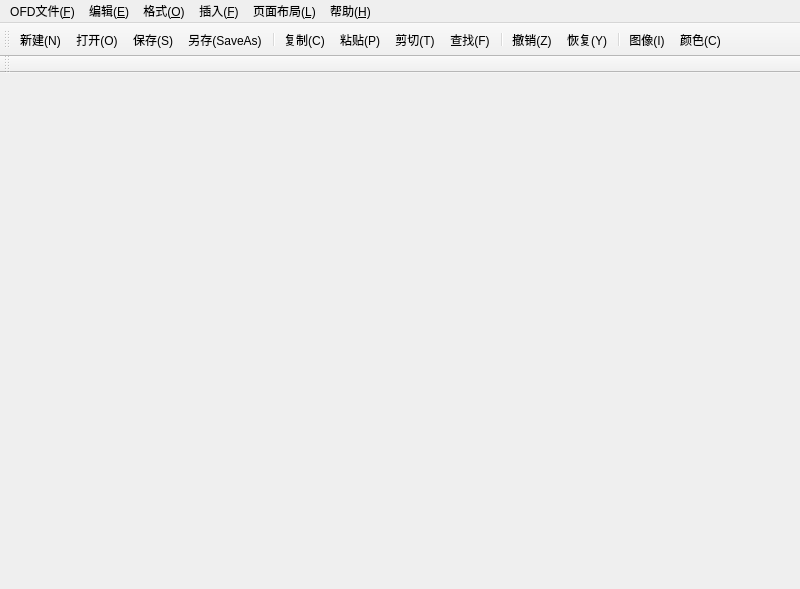
<?xml version="1.0" encoding="UTF-8"?>
<ui version="4.0">
 <class>MainWindow</class>
 <widget class="QMainWindow" name="MainWindow">
  <property name="geometry">
   <rect>
    <x>0</x>
    <y>0</y>
    <width>800</width>
    <height>589</height>
   </rect>
  </property>
  <property name="windowTitle">
   <string>MainWindow</string>
  </property>
  <widget class="QWidget" name="centralWidget"/>
  <widget class="QMenuBar" name="menuBar">
   <property name="geometry">
    <rect>
     <x>0</x>
     <y>0</y>
     <width>800</width>
     <height>20</height>
    </rect>
   </property>
   <widget class="QMenu" name="menuOFD">
    <property name="title">
     <string>OFD文件(&amp;F)</string>
    </property>
    <addaction name="action_new"/>
    <addaction name="action_open"/>
    <addaction name="action_save"/>
    <addaction name="action_saveAs"/>
    <addaction name="action_close"/>
    <addaction name="action_exit"/>
   </widget>
   <widget class="QMenu" name="menu_E">
    <property name="title">
     <string>编辑(&amp;E)</string>
    </property>
    <addaction name="action_undo"/>
    <addaction name="action_redo"/>
    <addaction name="separator"/>
    <addaction name="action_copy"/>
    <addaction name="action_paste"/>
    <addaction name="action_cut"/>
    <addaction name="action_find"/>
   </widget>
   <widget class="QMenu" name="menu_O">
    <property name="title">
     <string>格式(&amp;O)</string>
    </property>
    <widget class="QMenu" name="menu">
     <property name="title">
      <string>文本</string>
     </property>
     <addaction name="action_bold"/>
     <addaction name="action_italics"/>
     <addaction name="action_underline"/>
     <addaction name="action_strickout"/>
     <addaction name="action_online"/>
     <addaction name="separator"/>
     <addaction name="action_superscript"/>
     <addaction name="action_subscript"/>
    </widget>
    <widget class="QMenu" name="menu_2">
     <property name="title">
      <string>对齐</string>
     </property>
     <addaction name="action_justifyLeft"/>
     <addaction name="action_justifyCenter"/>
     <addaction name="action_justifyRight"/>
     <addaction name="action_justifyFull"/>
    </widget>
    <addaction name="menu"/>
    <addaction name="menu_2"/>
   </widget>
   <widget class="QMenu" name="menu_F">
    <property name="title">
     <string>插入(&amp;F)</string>
    </property>
    <widget class="QMenu" name="menu_A">
     <property name="title">
      <string>页眉和页脚(&amp;A)</string>
     </property>
     <addaction name="action_footer"/>
    </widget>
    <addaction name="action_images"/>
    <addaction name="menu_A"/>
    <addaction name="action_insertTable"/>
   </widget>
   <widget class="QMenu" name="menu_L">
    <property name="title">
     <string>页面布局(&amp;L)</string>
    </property>
    <widget class="QMenu" name="menu_3">
     <property name="title">
      <string>纸张大小</string>
     </property>
     <addaction name="action_A4"/>
     <addaction name="action_A3"/>
     <addaction name="action_A2"/>
     <addaction name="action_A1"/>
     <addaction name="action_A5"/>
     <addaction name="action_A6"/>
    </widget>
    <widget class="QMenu" name="menu_4">
     <property name="title">
      <string>在这里输入</string>
     </property>
    </widget>
    <addaction name="menu_3"/>
    <addaction name="menu_4"/>
   </widget>
   <widget class="QMenu" name="menu_H">
    <property name="title">
     <string>帮助(&amp;H)</string>
    </property>
    <addaction name="action_about"/>
    <addaction name="action_aboutOFD"/>
   </widget>
   <addaction name="menuOFD"/>
   <addaction name="menu_E"/>
   <addaction name="menu_O"/>
   <addaction name="menu_F"/>
   <addaction name="menu_L"/>
   <addaction name="menu_H"/>
  </widget>
  <widget class="QToolBar" name="toolBar">
   <attribute name="toolBarArea">
    <enum>TopToolBarArea</enum>
   </attribute>
   <attribute name="toolBarBreak">
    <bool>false</bool>
   </attribute>
   <addaction name="action_new"/>
   <addaction name="action_open"/>
   <addaction name="action_save"/>
   <addaction name="action_saveAs"/>
   <addaction name="separator"/>
   <addaction name="action_copy"/>
   <addaction name="action_paste"/>
   <addaction name="action_cut"/>
   <addaction name="action_find"/>
   <addaction name="separator"/>
   <addaction name="action_undo"/>
   <addaction name="action_redo"/>
   <addaction name="separator"/>
   <addaction name="action_images"/>
   <addaction name="action_color"/>
  </widget>
  <widget class="QToolBar" name="toolBar_2">
   <property name="windowTitle">
    <string>toolBar_2</string>
   </property>
   <attribute name="toolBarArea">
    <enum>TopToolBarArea</enum>
   </attribute>
   <attribute name="toolBarBreak">
    <bool>true</bool>
   </attribute>
  </widget>
  <action name="action_new">
   <property name="icon">
    <iconset resource="images.qrc">
     <normaloff>:/images/new.svg</normaloff>:/images/new.svg</iconset>
   </property>
   <property name="text">
    <string>新建(&amp;N)</string>
   </property>
   <property name="toolTip">
    <string>新建(N)</string>
   </property>
   <property name="shortcut">
    <string>Ctrl+N</string>
   </property>
  </action>
  <action name="action_open">
   <property name="icon">
    <iconset resource="images.qrc">
     <normaloff>:/images/open.svg</normaloff>:/images/open.svg</iconset>
   </property>
   <property name="text">
    <string>打开(&amp;O)</string>
   </property>
   <property name="toolTip">
    <string>打开(O)</string>
   </property>
   <property name="shortcut">
    <string>Ctrl+O</string>
   </property>
  </action>
  <action name="action_save">
   <property name="icon">
    <iconset resource="images.qrc">
     <normaloff>:/images/document-save-as.svg</normaloff>:/images/document-save-as.svg</iconset>
   </property>
   <property name="text">
    <string>保存(&amp;S)</string>
   </property>
   <property name="toolTip">
    <string>保存(S)</string>
   </property>
   <property name="shortcut">
    <string>Ctrl+S</string>
   </property>
  </action>
  <action name="action_saveAs">
   <property name="icon">
    <iconset resource="images.qrc">
     <normaloff>:/images/document-save-all.svg</normaloff>:/images/document-save-all.svg</iconset>
   </property>
   <property name="text">
    <string>另存(S&amp;aveAs)</string>
   </property>
   <property name="toolTip">
    <string>另存(SaveAs)</string>
   </property>
   <property name="shortcut">
    <string>Ctrl+Shift+S</string>
   </property>
  </action>
  <action name="action_copy">
   <property name="icon">
    <iconset resource="images.qrc">
     <normaloff>:/images/edit-copy.svg</normaloff>:/images/edit-copy.svg</iconset>
   </property>
   <property name="text">
    <string>复制(&amp;C)</string>
   </property>
   <property name="toolTip">
    <string>复制(C)</string>
   </property>
   <property name="shortcut">
    <string>Ctrl+C</string>
   </property>
  </action>
  <action name="action_paste">
   <property name="icon">
    <iconset resource="images.qrc">
     <normaloff>:/images/edit-paste.svg</normaloff>:/images/edit-paste.svg</iconset>
   </property>
   <property name="text">
    <string>粘贴(&amp;P)</string>
   </property>
   <property name="toolTip">
    <string>粘贴(P)</string>
   </property>
   <property name="shortcut">
    <string>Ctrl+V</string>
   </property>
  </action>
  <action name="action_cut">
   <property name="icon">
    <iconset resource="images.qrc">
     <normaloff>:/images/edit-cut.svg</normaloff>:/images/edit-cut.svg</iconset>
   </property>
   <property name="text">
    <string>剪切(&amp;T)</string>
   </property>
   <property name="toolTip">
    <string>剪切(T)</string>
   </property>
   <property name="shortcut">
    <string>Ctrl+X</string>
   </property>
  </action>
  <action name="action_find">
   <property name="icon">
    <iconset resource="images.qrc">
     <normaloff>:/images/edit-find.svg</normaloff>:/images/edit-find.svg</iconset>
   </property>
   <property name="text">
    <string>查找(&amp;F)</string>
   </property>
   <property name="toolTip">
    <string>查找(F)</string>
   </property>
   <property name="shortcut">
    <string>Ctrl+F</string>
   </property>
  </action>
  <action name="action_undo">
   <property name="icon">
    <iconset resource="images.qrc">
     <normaloff>:/images/edit-undo.svg</normaloff>:/images/edit-undo.svg</iconset>
   </property>
   <property name="text">
    <string>撤销(&amp;Z)</string>
   </property>
   <property name="toolTip">
    <string>撤销(Z)</string>
   </property>
   <property name="shortcut">
    <string>Ctrl+Z</string>
   </property>
  </action>
  <action name="action_redo">
   <property name="icon">
    <iconset resource="images.qrc">
     <normaloff>:/images/edit-redo.svg</normaloff>:/images/edit-redo.svg</iconset>
   </property>
   <property name="text">
    <string>恢复(&amp;Y)</string>
   </property>
   <property name="toolTip">
    <string>恢复(Y)</string>
   </property>
  </action>
  <action name="action_images">
   <property name="icon">
    <iconset resource="images.qrc">
     <normaloff>:/images/insert-image.svg</normaloff>:/images/insert-image.svg</iconset>
   </property>
   <property name="text">
    <string>图像(&amp;I)</string>
   </property>
   <property name="toolTip">
    <string>图像(I)</string>
   </property>
  </action>
  <action name="action_close">
   <property name="icon">
    <iconset resource="images.qrc">
     <normaloff>:/images/close.svg</normaloff>:/images/close.svg</iconset>
   </property>
   <property name="text">
    <string>关闭(&amp;C)</string>
   </property>
   <property name="toolTip">
    <string>关闭(C)</string>
   </property>
  </action>
  <action name="action_exit">
   <property name="icon">
    <iconset resource="images.qrc">
     <normaloff>:/images/exit.svg</normaloff>:/images/exit.svg</iconset>
   </property>
   <property name="text">
    <string>退出(&amp;E)</string>
   </property>
   <property name="toolTip">
    <string>退出(E)</string>
   </property>
   <property name="shortcut">
    <string>Ctrl+Q</string>
   </property>
  </action>
  <action name="action_bold">
   <property name="checkable">
    <bool>true</bool>
   </property>
   <property name="icon">
    <iconset resource="images.qrc">
     <normaloff>:/images/format-text-bold.svg</normaloff>:/images/format-text-bold.svg</iconset>
   </property>
   <property name="text">
    <string>粗体(&amp;A)</string>
   </property>
   <property name="toolTip">
    <string>粗体(A)</string>
   </property>
  </action>
  <action name="action_italics">
   <property name="checkable">
    <bool>true</bool>
   </property>
   <property name="icon">
    <iconset resource="images.qrc">
     <normaloff>:/images/format-text-italic.svg</normaloff>:/images/format-text-italic.svg</iconset>
   </property>
   <property name="text">
    <string>斜体(&amp;B)</string>
   </property>
   <property name="toolTip">
    <string>斜体(B)</string>
   </property>
  </action>
  <action name="action_underline">
   <property name="checkable">
    <bool>true</bool>
   </property>
   <property name="icon">
    <iconset resource="images.qrc">
     <normaloff>:/images/format-text-underline.svg</normaloff>:/images/format-text-underline.svg</iconset>
   </property>
   <property name="text">
    <string>下划线(&amp;D)</string>
   </property>
   <property name="toolTip">
    <string>下划线(D)</string>
   </property>
  </action>
  <action name="action_strickout">
   <property name="checkable">
    <bool>true</bool>
   </property>
   <property name="icon">
    <iconset resource="images.qrc">
     <normaloff>:/images/format-text-strikethrough.svg</normaloff>:/images/format-text-strikethrough.svg</iconset>
   </property>
   <property name="text">
    <string>删除线(&amp;F)</string>
   </property>
   <property name="toolTip">
    <string>删除线(F)</string>
   </property>
  </action>
  <action name="action_online">
   <property name="checkable">
    <bool>true</bool>
   </property>
   <property name="icon">
    <iconset resource="images.qrc">
     <normaloff>:/images/under_line.png</normaloff>:/images/under_line.png</iconset>
   </property>
   <property name="text">
    <string>上划线(&amp;G)</string>
   </property>
   <property name="toolTip">
    <string>上划线(G)</string>
   </property>
  </action>
  <action name="action_superscript">
   <property name="checkable">
    <bool>true</bool>
   </property>
   <property name="icon">
    <iconset resource="images.qrc">
     <normaloff>:/images/format-text-superscript.svg</normaloff>:/images/format-text-superscript.svg</iconset>
   </property>
   <property name="text">
    <string>上标 </string>
   </property>
   <property name="toolTip">
    <string>上标</string>
   </property>
   <property name="shortcut">
    <string>Ctrl+S, Ctrl+P</string>
   </property>
  </action>
  <action name="action_subscript">
   <property name="checkable">
    <bool>true</bool>
   </property>
   <property name="icon">
    <iconset resource="images.qrc">
     <normaloff>:/images/text_subscript.svg</normaloff>:/images/text_subscript.svg</iconset>
   </property>
   <property name="text">
    <string>下标</string>
   </property>
   <property name="toolTip">
    <string>下标</string>
   </property>
   <property name="shortcut">
    <string>Ctrl+Shift+B</string>
   </property>
  </action>
  <action name="action_justifyLeft">
   <property name="checkable">
    <bool>true</bool>
   </property>
   <property name="icon">
    <iconset resource="images.qrc">
     <normaloff>:/images/format-justify-left.svg</normaloff>:/images/format-justify-left.svg</iconset>
   </property>
   <property name="text">
    <string>左对齐(&amp;A)</string>
   </property>
   <property name="toolTip">
    <string>左对齐(A)</string>
   </property>
  </action>
  <action name="action_justifyCenter">
   <property name="checkable">
    <bool>true</bool>
   </property>
   <property name="icon">
    <iconset resource="images.qrc">
     <normaloff>:/images/format-justify-center.svg</normaloff>:/images/format-justify-center.svg</iconset>
   </property>
   <property name="text">
    <string>居中(&amp;B)</string>
   </property>
   <property name="toolTip">
    <string>居中(B)</string>
   </property>
  </action>
  <action name="action_justifyRight">
   <property name="checkable">
    <bool>true</bool>
   </property>
   <property name="icon">
    <iconset resource="images.qrc">
     <normaloff>:/images/format-justify-right.svg</normaloff>:/images/format-justify-right.svg</iconset>
   </property>
   <property name="text">
    <string>右对齐(&amp;C)</string>
   </property>
   <property name="toolTip">
    <string>右对齐(C)</string>
   </property>
  </action>
  <action name="action_justifyFull">
   <property name="checkable">
    <bool>true</bool>
   </property>
   <property name="icon">
    <iconset resource="images.qrc">
     <normaloff>:/images/format-justify-fill.svg</normaloff>:/images/format-justify-fill.svg</iconset>
   </property>
   <property name="text">
    <string>两端对齐(&amp;D)</string>
   </property>
   <property name="toolTip">
    <string>两端对齐(D)</string>
   </property>
  </action>
  <action name="action_insertTable">
   <property name="icon">
    <iconset resource="images.qrc">
     <normaloff>:/images/insert-table.svg</normaloff>:/images/insert-table.svg</iconset>
   </property>
   <property name="text">
    <string>插入表格</string>
   </property>
   <property name="toolTip">
    <string>插入表格(I)</string>
   </property>
  </action>
  <action name="action_footer">
   <property name="text">
    <string>页脚(&amp;R)</string>
   </property>
   <property name="toolTip">
    <string>页脚(R)</string>
   </property>
  </action>
  <action name="action_A4">
   <property name="text">
    <string>&amp;A4   209毫米×296毫米</string>
   </property>
   <property name="toolTip">
    <string>A4   209毫米×296毫米</string>
   </property>
  </action>
  <action name="action_A3">
   <property name="text">
    <string>A3   &amp;296毫米×419.1毫米</string>
   </property>
   <property name="toolTip">
    <string>A3   296毫米×419.1毫米</string>
   </property>
  </action>
  <action name="action_A2">
   <property name="text">
    <string>A2</string>
   </property>
   <property name="toolTip">
    <string>A2</string>
   </property>
  </action>
  <action name="action_A1">
   <property name="text">
    <string>A&amp;1</string>
   </property>
   <property name="toolTip">
    <string>A1</string>
   </property>
  </action>
  <action name="action_A5">
   <property name="text">
    <string>A&amp;5</string>
   </property>
   <property name="toolTip">
    <string>A5</string>
   </property>
  </action>
  <action name="action_A6">
   <property name="text">
    <string>A&amp;6</string>
   </property>
   <property name="toolTip">
    <string>A6</string>
   </property>
  </action>
  <action name="action_about">
   <property name="text">
    <string>&amp;About(&amp;A)</string>
   </property>
   <property name="toolTip">
    <string>About(A)</string>
   </property>
  </action>
  <action name="action_aboutOFD">
   <property name="text">
    <string>About &amp;OFD</string>
   </property>
   <property name="toolTip">
    <string>About OFD</string>
   </property>
  </action>
  <action name="action_color">
   <property name="icon">
    <iconset resource="images.qrc">
     <normaloff>:/images/color-management.svg</normaloff>:/images/color-management.svg</iconset>
   </property>
   <property name="text">
    <string>颜色(&amp;C)</string>
   </property>
   <property name="toolTip">
    <string>颜色(C)</string>
   </property>
  </action>
  <action name="action_drawTable">
   <property name="text">
    <string>表格绘制</string>
   </property>
   <property name="toolTip">
    <string>表格绘制</string>
   </property>
  </action>
 </widget>
 <layoutdefault spacing="6" margin="11"/>
 <resources>
  <include location="images.qrc"/>
 </resources>
 <connections/>
</ui>
